Frame 1 (no input): blank canvas, image omitted
Frame 60 (the mouse pressed at the canvas centre just before this capture): blank canvas, image omitted
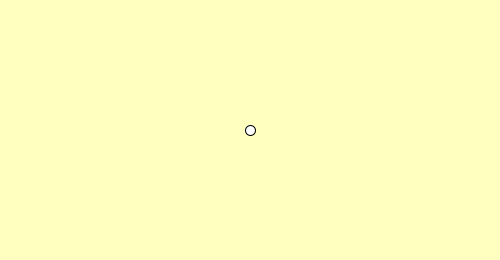
Frame 120 (the mouse held since frame 60 and released just before this capture)

The Processing sketch whose frames 1 and 60 were blank and that drew this single picture after the mouse press (run headless with seeded random() and noise(); from frame 60 on, the mouse is pressed at the canvas centre):

// Processing sketch: sketch_08_mouse
// ── sketch_08_mouse.pde
int value = 0;

void setup()
{
  size(500,260);  
}

void draw()
{
  background(value);
  fill(255);
  ellipse(mouseX,mouseY,10,10);
}

void keyPressed()
{
 
}
void mousePressed()
{
  value = value -64;
  value = value % 255;
}
